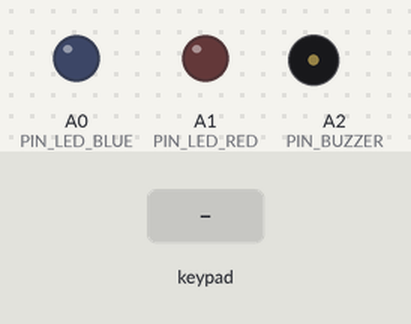
Bench run of a sketch on a simulated Arduino Uno, built with avr-gcc and run on an emulated ATmega328P. On the bench: output pins drawn as LEDs (lit = HIGH), buzzer (waves = sounding). Wiring (inferred from the names in the program): 4×4 keypad with keys 1 2 3 A 4 5 6 B 7 8 9 C * 0 # D: rows pin 2, pin 3, pin 4, pin 5; columns pin 6, pin 7, pin 8, pin 9. The test bench sets the inputs (shaded band). What the sketch prints to the serial monitor is not drawn.

Above: at 2.2 s.
2.3 s: key '1' pressed
3.8 s: key 'A' pressed
At 4.6 s:
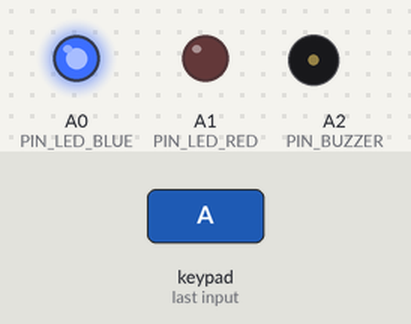
At 5.16 s:
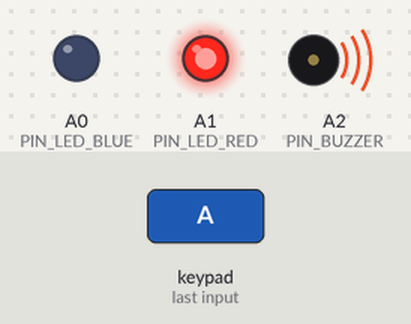
6.8 s: keypad keys 2 3 4 5 # pressed 0.4 s apart
At 6.89 s:
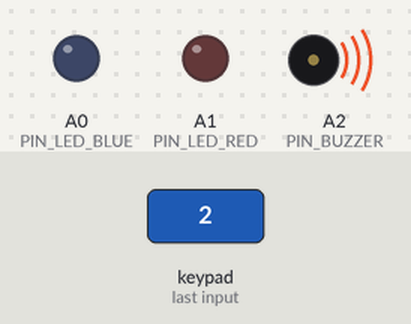
10.3 s: keypad keys 2 3 4 5 * pressed 0.4 s apart
13.8 s: key 'B' pressed
At 14.4 s:
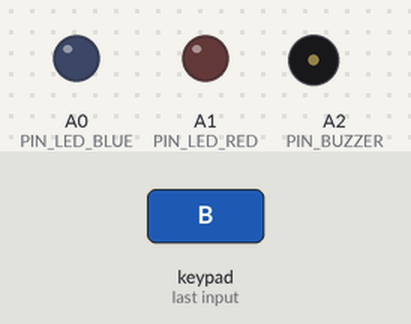
15.3 s: keypad keys 2 3 4 5 D pressed 0.4 s apart
Timing chart, 0 to 18.3 s (numbered marks = the images above; inputs shaded):
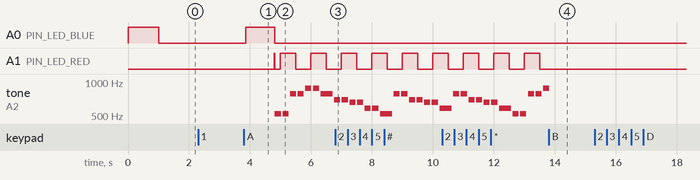

The sketch:

timer.ino
```cpp
// ピン定義
const uint8_t PIN_KEYPAD_ROW[4] = {2, 3, 4, 5};
const uint8_t PIN_KEYPAD_COL[4] = {6, 7, 8, 9};
const uint8_t PIN_LED_BLUE = A0;
const uint8_t PIN_LED_RED = A1;
const uint8_t PIN_BUZZER = A2;

// キーパッドマッピング
const char keypadMap[4][4] = {
  {'1','2','3','A'}, // A:スタート
  {'4','5','6','B'}, // B:停止
  {'7','8','9','C'}, // C:リセット
  {'*','0','#','D'}  // D: 分/秒入力切替
};

// 状態管理
uint8_t currentState = 0; // 0:待機中 1:計測中 2:終了通知 3:一時停止

// タイマー・入力値
unsigned long lastKeyScanMillis = 0;
unsigned long lastTimerMillis = 0;
unsigned long notifyStartMillis = 0;
unsigned long lastDebounceTime = 0;
char keyInput = '\0';
uint16_t setSeconds = 0;
uint16_t remainSeconds = 0;
bool isNotifying = false;
bool isMinuteInputMode = false; // false: 秒入力, true: 分入力
const int DEBOUNCE_DELAY = 50;
const unsigned long KEY_SCAN_INTERVAL = 15;
const unsigned long NOTIFY_BLINK_INTERVAL = 500;
// きらきら星 1番（A+B+A+B+A）C C G G A A G | F F E E D D C | G G F F E E D | G G F F E E D | C C G G A A G | F F E E D D C
// 1音ごとに50ms休符を挿入し、ループ再生
const uint16_t NOTIFY_MELODY_FREQ[] = {
  523,0, 523,0, 784,0, 784,0, 880,0, 880,0, 784,0, // A: C C G G A A G
  698,0, 698,0, 659,0, 659,0, 587,0, 587,0, 523,0, // B: F F E E D D C
  784,0, 784,0, 698,0, 698,0, 659,0, 659,0, 587,0, // A: G G F F E E D
  784,0, 784,0, 698,0, 698,0, 659,0, 659,0, 587,0, // B: G G F F E E D
  523,0, 523,0, 784,0, 784,0, 880,0, 880,0, 784,0, // A: C C G G A A G
  698,0, 698,0, 659,0, 659,0, 587,0, 587,0, 523,0  // B: F F E E D D C
};
const uint16_t NOTIFY_MELODY_DURATION[] = {
  200,50, 200,50, 200,50, 200,50, 200,50, 200,50, 400,50,
  200,50, 200,50, 200,50, 200,50, 200,50, 200,50, 400,50,
  200,50, 200,50, 200,50, 200,50, 200,50, 200,50, 400,50,
  200,50, 200,50, 200,50, 200,50, 200,50, 200,50, 400,50,
  200,50, 200,50, 200,50, 200,50, 200,50, 200,50, 400,50,
  200,50, 200,50, 200,50, 200,50, 200,50, 200,50, 400,50
};
const uint8_t NOTIFY_MELODY_LENGTH = sizeof(NOTIFY_MELODY_FREQ) / sizeof(NOTIFY_MELODY_FREQ[0]);

uint8_t notifyMelodyIndex = 0;
unsigned long notifyMelodyNoteStartMillis = 0;
bool notifyMelodyPlaying = false;

uint8_t lastLoggedState = 255;

// キーパッドスキャン
char readKeypad() {
  static bool waitRelease = false;
  unsigned long now = millis();
  if (now - lastKeyScanMillis < KEY_SCAN_INTERVAL) return '\0';
  lastKeyScanMillis = now;
  if (now - lastDebounceTime < DEBOUNCE_DELAY) return '\0';
  char detectedKey = '\0';

  for (int col = 0; col < 4; col++) {
    pinMode(PIN_KEYPAD_COL[col], OUTPUT);
    digitalWrite(PIN_KEYPAD_COL[col], LOW);
    for (int row = 0; row < 4; row++) {
      pinMode(PIN_KEYPAD_ROW[row], INPUT_PULLUP);
      if (digitalRead(PIN_KEYPAD_ROW[row]) == LOW) {
        detectedKey = keypadMap[row][col];
        break;
      }
    }
    pinMode(PIN_KEYPAD_COL[col], INPUT);
    if (detectedKey != '\0') break;
  }

  if (detectedKey == '\0') {
    waitRelease = false;
    return '\0';
  }

  if (waitRelease) {
    return '\0';
  }

  waitRelease = true;
  lastDebounceTime = now;
  Serial.print("readKeypad: detected key ");
  Serial.println(detectedKey);
  return detectedKey;
}

// 時間設定
bool setTimeFromKeypad(char key) {
  static uint8_t inputMinutes = 0;
  static uint8_t inputSeconds = 0;
  if (key == 'D') { // 入力単位切り替え
    isMinuteInputMode = !isMinuteInputMode;
    if (!isMinuteInputMode) {
      // 秒モードに入るときは秒入力を新規開始できるようにする
      inputSeconds = 0;
    }
    Serial.print("入力モードを");
    Serial.print(isMinuteInputMode ? "分" : "秒");
    Serial.println("に切り替えました");
    return false;
  } else if (key >= '0' && key <= '9') {
    if (isMinuteInputMode) {
      uint16_t nextMinutes = static_cast<uint16_t>(inputMinutes * 10 + (key - '0'));
      if (nextMinutes <= 99) {
        inputMinutes = static_cast<uint8_t>(nextMinutes);
      }
    } else {
      uint16_t nextSeconds = static_cast<uint16_t>(inputSeconds * 10 + (key - '0'));
      if (nextSeconds <= 59) {
        inputSeconds = static_cast<uint8_t>(nextSeconds);
      }
    }
    Serial.print("setTimeFromKeypad: ");
    Serial.print(inputMinutes);
    Serial.print("分");
    Serial.print(inputSeconds);
    Serial.println("秒");
    return false;
  } else if (key == 'A') { // スタート
    uint16_t candidateSeconds = static_cast<uint16_t>(inputMinutes) * 60 + inputSeconds;
    if (candidateSeconds >= 1 && candidateSeconds <= 5999) {
      setSeconds = candidateSeconds;
      inputMinutes = 0;
      inputSeconds = 0;
      Serial.println("スタート");
      return true;
    } else {
      inputMinutes = 0;
      inputSeconds = 0;
      Serial.println("setTimeFromKeypad: start invalid");
      return false;
    }
  } else if (key == 'C') { // リセット
    inputMinutes = 0;
    inputSeconds = 0;
    Serial.println("setTimeFromKeypad: reset buffer");
    return false;
  }
  return false;
}

void logStateIfChanged() {
  if (currentState == lastLoggedState) return;
  lastLoggedState = currentState;
  Serial.print("状態変更: ");
  if (currentState == 0) {
    Serial.println("待機中");
  } else if (currentState == 1) {
    Serial.println("計測中");
  } else if (currentState == 2) {
    Serial.println("終了通知");
  } else if (currentState == 3) {
    Serial.println("一時停止");
  } else {
    Serial.println("不明");
  }
}

// シリアル表示
void showTimeSerial(uint16_t sec) {
  uint8_t mm = sec / 60;
  uint8_t ss = sec % 60;
  Serial.print("Time: ");
  if (mm < 10) Serial.print('0');
  Serial.print(mm);
  Serial.print(":");
  if (ss < 10) Serial.print('0');
  Serial.println(ss);
}

// LED制御
void setRedLed(bool on) {
  digitalWrite(PIN_LED_RED, on ? HIGH : LOW);
}

void updateLedByState(uint8_t state) {
  if (state == 0) { // 待機中
    digitalWrite(PIN_LED_BLUE, LOW);
    setRedLed(false);
  } else if (state == 1) { // 計測中
    digitalWrite(PIN_LED_BLUE, HIGH);
    setRedLed(false);
  } else if (state == 2) { // 終了通知
    digitalWrite(PIN_LED_BLUE, LOW);
    // 赤LED点滅はupdateNotifyで制御
  } else if (state == 3) { // 一時停止
    digitalWrite(PIN_LED_BLUE, LOW);
    setRedLed(false);
  } else {
    digitalWrite(PIN_LED_BLUE, LOW);
    setRedLed(false);
  }
}

// ブザー制御
void notifyByBuzzer(bool on) {
  if (on) {
    tone(PIN_BUZZER, 2000);
  } else {
    noTone(PIN_BUZZER);
  }
}

void resetNotifyMelody() {
  notifyMelodyIndex = 0;
  notifyMelodyNoteStartMillis = 0;
  notifyMelodyPlaying = false;
}

void updateNotifyMelody(unsigned long now) {
  if (!notifyMelodyPlaying) {
    notifyMelodyPlaying = true;
    notifyMelodyNoteStartMillis = now;
    uint16_t freq = NOTIFY_MELODY_FREQ[notifyMelodyIndex];
    if (freq == 0) {
      noTone(PIN_BUZZER);
    } else {
      tone(PIN_BUZZER, freq);
    }
    return;
  }

  if (now - notifyMelodyNoteStartMillis < NOTIFY_MELODY_DURATION[notifyMelodyIndex]) {
    return;
  }

  notifyMelodyIndex = (notifyMelodyIndex + 1) % NOTIFY_MELODY_LENGTH;
  notifyMelodyNoteStartMillis = now;
  uint16_t freq = NOTIFY_MELODY_FREQ[notifyMelodyIndex];
  if (freq == 0) {
    noTone(PIN_BUZZER);
  } else {
    tone(PIN_BUZZER, freq);
  }
}

// 終了通知中の制御
void updateNotify(char key) {
  // 赤LED点滅（500ms周期）
  unsigned long now = millis();
  bool ledOn = ((now / NOTIFY_BLINK_INTERVAL) % 2) == 0;

  setRedLed(ledOn);
  // 終了通知中は簡易メロディーをループ再生
  updateNotifyMelody(now);

  // 停止/リセットキーでのみ待機中へ
  if (key == 'B' || key == 'C') {
    setRedLed(false);
    notifyByBuzzer(false);
    resetNotifyMelody();
    currentState = 0;
    isNotifying = false;
  }
}

void setup() {
  Serial.begin(9600);
  Serial.println("setup: start");
  for (int i = 0; i < 4; i++) {
    pinMode(PIN_KEYPAD_ROW[i], INPUT_PULLUP);
    pinMode(PIN_KEYPAD_COL[i], INPUT);
  }
  pinMode(PIN_LED_BLUE, OUTPUT);
  pinMode(PIN_LED_RED, OUTPUT);
  pinMode(PIN_BUZZER, OUTPUT);
  digitalWrite(PIN_LED_BLUE, HIGH);
  delay(1000);
  digitalWrite(PIN_LED_BLUE, LOW);
  Serial.println("setup: end");
}

void loop() {
  unsigned long now = millis();
  logStateIfChanged();
  switch (currentState) {
    case 0: // 待機中
      {
      char key = readKeypad();
      updateLedByState(0);
      if (key != '\0') {
        if (setTimeFromKeypad(key)) {
          remainSeconds = setSeconds;
          lastTimerMillis = now;
          currentState = 1;
          logStateIfChanged();
          Serial.println("状態遷移: 待機中 -> 計測中");
          showTimeSerial(remainSeconds);
        }
      }
      break;
      }
    case 1: // 計測中
      {
      char key = readKeypad();
      updateLedByState(1);
      if (now - lastTimerMillis >= 1000 && remainSeconds > 0) {
        lastTimerMillis = now;
        remainSeconds--;
        showTimeSerial(remainSeconds);
        if (remainSeconds == 0) {
          currentState = 2;
          notifyStartMillis = now;
          isNotifying = true;
          resetNotifyMelody();
          setRedLed(true);
          Serial.println("状態遷移: 計測中 -> 終了通知");
        }
      }
      if (key == 'B') { // 一時停止
        Serial.print("計測中を停止しました\n");
        currentState = 3;
      }
      if (key == 'C') { // リセット
        Serial.print("計測中をリセットしました\n");
        remainSeconds = 0;
        currentState = 0;
      }
      break;
      }
    case 2: // 終了通知
      updateLedByState(2);
      updateNotify(readKeypad());
      break;
    case 3: // 一時停止
      {
      char key = readKeypad();
      updateLedByState(3);
      if (key == 'A' && remainSeconds > 0) {
        lastTimerMillis = now;
        currentState = 1;
        logStateIfChanged();
        Serial.println("状態遷移: 一時停止 -> 計測中");
        showTimeSerial(remainSeconds);
      }
      if (key == 'C') {
        remainSeconds = 0;
        currentState = 0;
        Serial.println("状態遷移: 一時停止 -> 待機中 (リセット)");
      }
      break;
      }
    default:
      updateLedByState(0);
      notifyByBuzzer(false);
      currentState = 0;
      break;
  }
}
```

Measured:
- after the input at 2.3 s, every drawn part: stays the same
- after the input at 3.8 s, A0 (PIN_LED_BLUE): LOW → HIGH after 0.06 s, → LOW 0.96 s later; A1 (PIN_LED_RED): goes HIGH 0.02 s, LOW 0.18 s, HIGH 0.50 s, LOW 0.50 s, HIGH 0.50 s, then LOW, starting after 1.0 s
- after the input at 13.8 s, A1 (PIN_LED_RED): stays LOW (without the input it goes to HIGH after 0.20 s); tone on A2 (PIN_BUZZER): goes on until 13.8 s, then stays silent
- after the input at 15.3 s, every drawn part: stays the same
